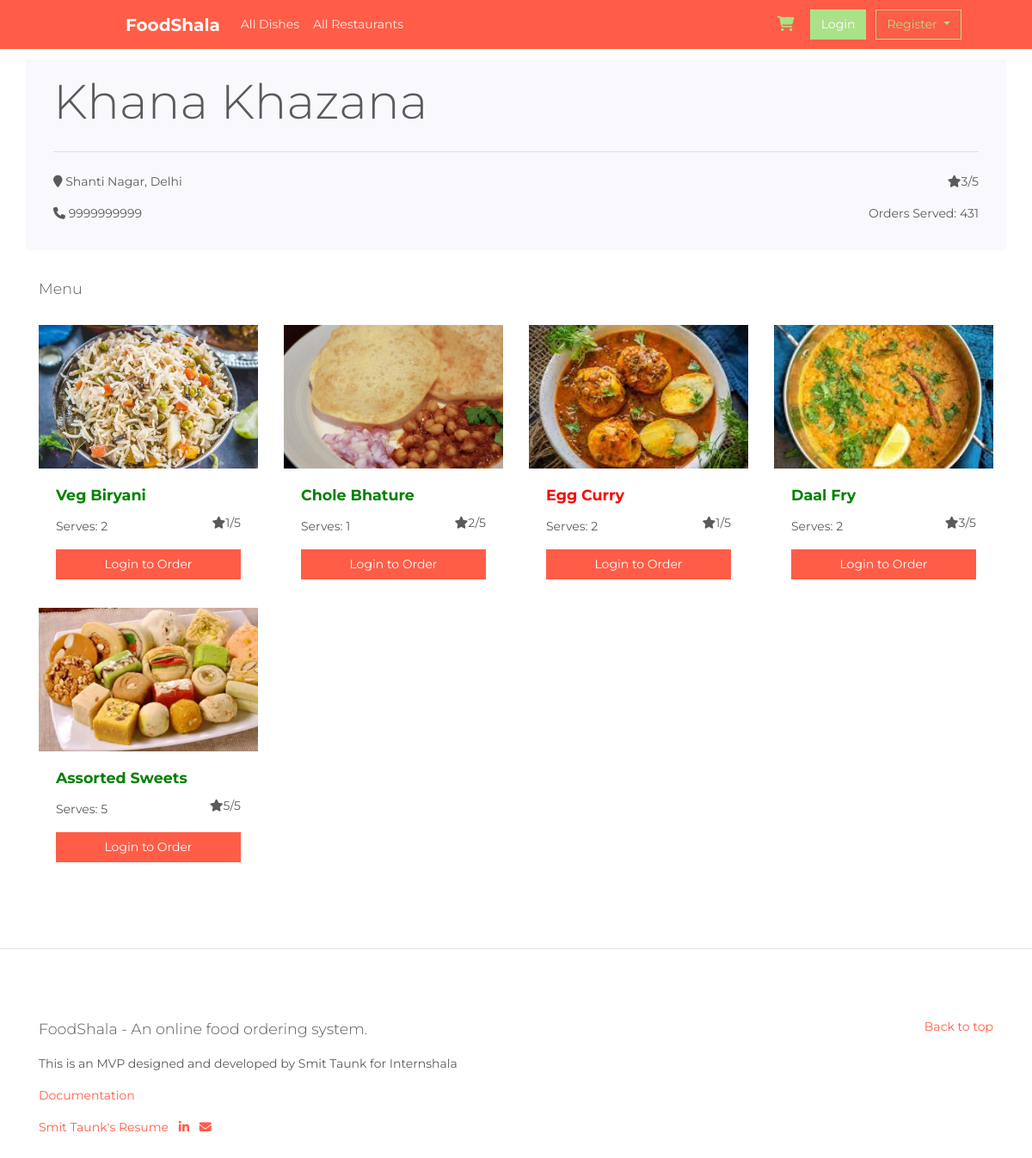
The page /index.php/Foodshala/restaurant/7 on the database its author committed.
### tables this page shows
CREATE TABLE `restaurants` (
  `res_id` int(11) NOT NULL,
  `res_name` varchar(100) NOT NULL,
  `res_owner` varchar(100) NOT NULL,
  `res_contact` varchar(100) NOT NULL,
  `res_email` varchar(100) NOT NULL,
  `res_password` varchar(100) NOT NULL,
  `res_address` varchar(100) NOT NULL,
  `created_dt` datetime NOT NULL DEFAULT current_timestamp()
);

CREATE TABLE `food_items` (
  `food_id` int(11) NOT NULL,
  `restaurant_id` int(11) NOT NULL,
  `food_name` varchar(225) NOT NULL,
  `dish_type` varchar(225) NOT NULL,
  `serves` int(11) NOT NULL,
  `picture` varchar(225) NOT NULL,
  `cost` int(11) NOT NULL
);

### application/controllers/Foodshala.php (called while the page is built, shortened)
<?php
class Foodshala extends CI_Controller
{
	public function __construct()
	{
		$this->load->database();
		$this->load->library('session');
		$this->load->library('encryption');
		$this->load->helper('form');
		$this->load->helper('url');
		$this->load->helper('date');
		$this->load->model('Foodshala_model', 'foodshala');
	}
	public function restaurant($id)
	{
		$data['dishes'] = $this->foodshala->get_dish_from_restaurant($id);
		$data['details'] = $this->foodshala->get_restaurant_details($id);
		$this->load->view('header');
		$this->load->view('menu', $data);
		$this->load->view('footer');
	}
}

### index.php (called while the page is built, shortened)
<?php
require_once BASEPATH.'core/CodeIgniter.php';

### application/models/Foodshala_model.php (called while the page is built, shortened)
<?php
class Foodshala_model extends CI_Model
{
    public function get_dish_from_restaurant($id)
    {
        $sql = "select * from food_items where restaurant_id = $id";
        $query = $this->db->query($sql);
        return $query->result_array();
    }
    public function get_restaurant_details($id)
    {
        $sql = "select res_id, res_name,res_contact , res_address from restaurants where res_id = $id";
        $query = $this->db->query($sql);
        return $query->result_array();
    }
}

### application/views/menu.php (the view, shortened to what this page needs)
<main role="main">
  <br>
  <div class="container marketing">
    <div class="row featurette">
      <div class="col-md-12 jumbotron">
        <h1 class="display-4"><?php echo ucwords($details[0]['res_name']) ?> </h1>
        <hr class="my-4">
        <p><i class="fas fa-map-marker" aria-hidden="true"></i> <?php echo ucwords($details[0]['res_address']); ?>
          <span class="text-right" style="float: right;"><i class="fas fa-star"></i><?php echo (rand(0, 5)) ?>/5</span>
        </p>
        <p><i class="fas fa-phone" aria-hidden="true"></i> <?php echo $details[0]['res_contact']; ?>
          <span class="text-right" style="float: right;">Orders Served: <?php echo (rand(10, 1000)) ?></span>
        </p>
      </div>
      <p class="col-md-12 lead"> Menu</p>
      <?php
      foreach ($dishes as $row) { ?>
        <div class="card   col-md-3">
          <img class="card-img-top" src="<?php echo base_url().$row['picture']; ?>" alt="Card image cap">
          <div class="card-body">
            <h5 class="card-title <?php echo $row['dish_type']; ?>"><?php echo ucwords($row['food_name']) ?></h5>
            <span class="text-right" style="float: right;"><i class="fas fa-star"></i><?php echo (rand(0, 5)) ?>/5</span></p>
            <p class="card-text">Serves: <?php echo $row['serves']; ?> </p>
            <?php if (!$this->session->login_session) {
            ?>
              <button type="button" class="btn btn-block btn-primary" data-toggle="modal" data-target="#exampleModalLong"> Login to Order </button>
              <?php } ?>
          </div>
        </div>
      <?php
      } ?>
    </div>
  </div>
  <hr class="featurette-divider">

### application/views/header.php (shortened to what this page needs)
<!doctype html>
<html lang="en">
<head>
    <link href="<?php echo base_url(); ?>assets/css/bootstrap.css" rel="stylesheet">
    <link href="<?php echo base_url(); ?>assets/css/carousel.css" rel="stylesheet">
    <link href="<?php echo base_url(); ?>assets/css/style.css" rel="stylesheet">
</head>
<body>
    <header>
        <nav class="navbar navbar-expand-md navbar-dark fixed-top bg-primary" style="padding-bottom: 10px; padding-top: 10px;">
            <a class="navbar-brand" href="<?php echo base_url(); ?>">FoodShala</a>
            <div class="collapse navbar-collapse" id="navbarCollapse">
                <ul class="navbar-nav mr-auto">
                    <li class="nav-item active">
                        <a class="nav-link" href="<?php echo site_url('Foodshala/dishes'); ?>">All Dishes </a>
                    </li>
                    <li class="nav-item active">
                        <a class="nav-link" href="<?php echo site_url('Foodshala/restaurants'); ?>">All Restaurants </a>
                    </li>
                </ul>
                <?php
                   if (!$this->session->login_session) { ?>
                    <i data-placement="left" data-toggle="tooltip" title="Login to aaccess the cart!"><i class="fa text-success fa-lg fa-shopping-cart"></i></i>
                    <button type="button" class="btn btn-success" data-toggle="modal" data-target="#exampleModalLong"> Login </button> &nbsp; &nbsp;
                    <div class="dropdown">
                        <button class="btn btn-outline-success dropdown-toggle" type="button" id="dropdownMenuButton" data-toggle="dropdown" aria-haspopup="true" aria-expanded="false">
                            Register
                        </button>
                    </div> &nbsp; &nbsp; &nbsp; &nbsp;&nbsp; &nbsp; &nbsp; &nbsp;
                    <?php } ?>
            </div>
        </nav>
    </header>

### application/views/footer.php (shortened to what this page needs)
<footer class="container">
  <p class="float-right"><a href="#">Back to top</a></p>
  <p class="lead"> FoodShala - An online food ordering system.</p>
  <p>This is an MVP designed and developed by Smit Taunk for Internshala</p>
  <p><a target="_blank" href="<?php echo base_url('assets/foodshala_st_documentation.pdf') ?>">Documentation</a></p>
  <p>
    <a href="<?php echo base_url('assets/resume_smit_taunk.pdf') ?>">Smit Taunk's Resume</a>
    <a target="_blank" href="https://www.linkedin.com/in/taunksmit/"><i class="ml-2 fab fa-linkedin-in"></i></a>
    <a class="m-2" target="_blank" href="mailto:taunksmit@gmail.com"><i class="fa fa-envelope"></i></a>
  </p>
</footer>
</main>
</html>

### assets/css/carousel.css (style rules this page uses)
body { padding-top: 3rem; padding-bottom: 3rem; color: #5a5a5a; }
.featurette-divider { margin: 5rem 0; }

### application/views/menu.php (style rules this page uses)
.veg { color: green; }

### rows shown on the page
restaurants: res_name "Khana Khazana", res_address "Shanti Nagar, Delhi", res_contact "9999999999"
food_items: picture (picture), food_name "Veg Biryani", serves "2"
food_items: picture (picture), food_name "Chole Bhature", serves "1"
food_items: picture (picture), food_name "Egg Curry", serves "2"
food_items: picture (picture), food_name "Daal Fry", serves "2"
food_items: picture (picture), food_name "Assorted Sweets", serves "5"
